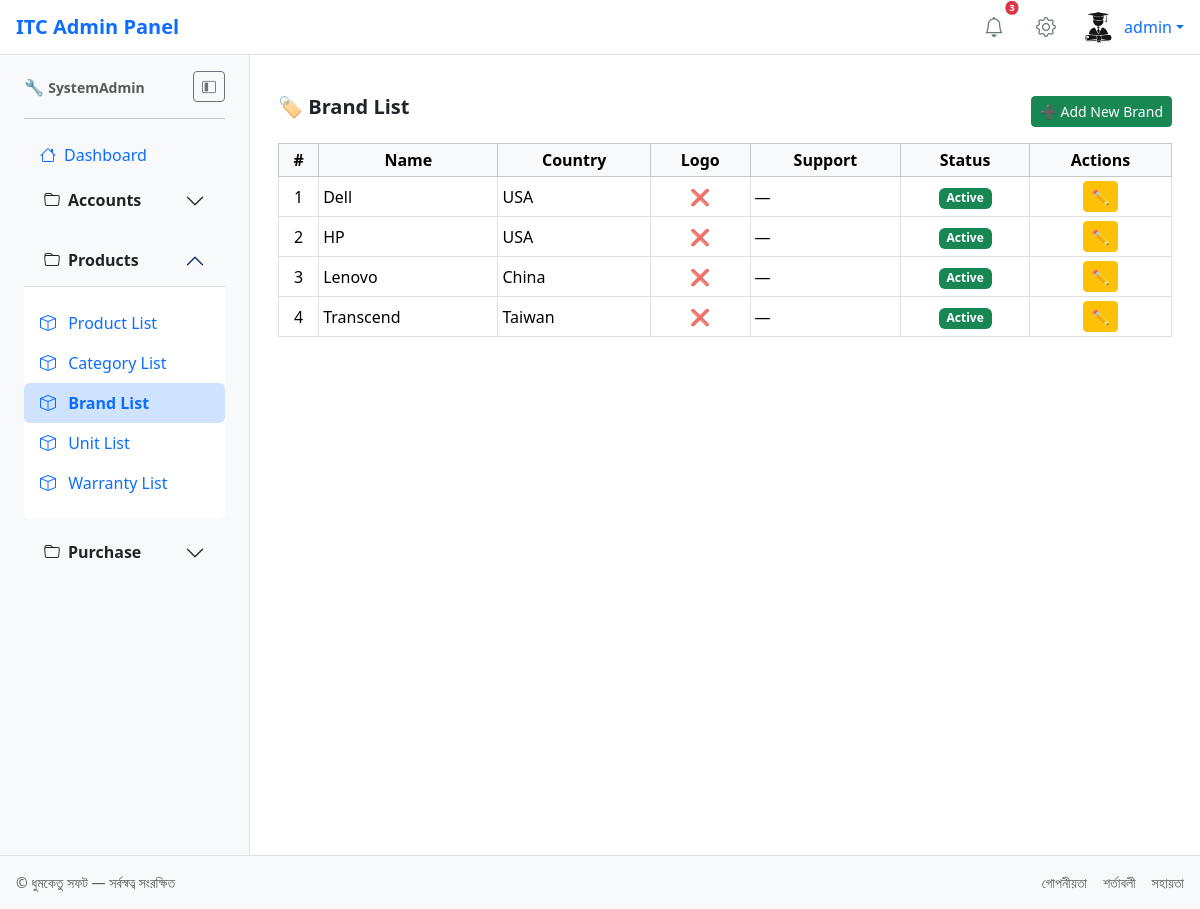
/products/brand/ (signed in), run on the app's committed database.
### accounts/models.py (models this page shows, shortened)
class CustomUser(AbstractUser):
    role = models.ForeignKey(Role, on_delete=models.SET_NULL, null=True, blank=True)
    email = models.EmailField(unique=True)
    username = models.CharField(max_length=150, unique=True)
    is_active = models.BooleanField(default=True)
    is_staff = models.BooleanField(default=False)
    is_superuser = models.BooleanField(default=False)
    last_login = models.DateTimeField(auto_now=True)
    date_joined = models.DateTimeField(auto_now_add=True)
    is_protected = models.BooleanField(default=True)  # 🔐 সুরক্ষিত ইউজার

class Role(models.Model):
    name = models.CharField(max_length=50, unique=True)
    is_protected = models.BooleanField(default=False)  # Optional: prevent deletion
    modules = models.ManyToManyField('Module', through='Permission')

class Module(models.Model):
    name = models.CharField(max_length=100)
    label = models.CharField(max_length=100, blank=True, null=True)  # ✅ Add this line
    url_name = models.CharField(max_length=100, unique=True)
    icon = models.CharField(max_length=50, default='bi-circle')
    parent = models.ForeignKey('self', null=True, blank=True, on_delete=models.SET_NULL, related_name='children')
    group = models.ForeignKey(ModuleGroup, on_delete=models.SET_NULL, null=True, related_name='modules')
    actions = models.ManyToManyField('ActionType', related_name='modules')
    order = models.PositiveIntegerField(default=0)
    is_visible = models.BooleanField(default=True)
    is_header = models.BooleanField(default=False)  # Header visibility ✅

class ModuleGroup(models.Model):
    name = models.CharField(max_length=100, unique=True)
    icon = models.CharField(max_length=50, default='bi-folder')
    order = models.PositiveIntegerField(default=0)

### products/models.py (models this page shows, shortened)
class Brand(models.Model):
    name = models.CharField(max_length=100, unique=True)
    code = models.CharField(max_length=10, unique=True, blank=True)  # ✅ Added
    country = models.CharField(max_length=50, blank=True)
    logo = models.ImageField(upload_to='brands/', blank=True)
    support_contact = models.TextField(blank=True)
    is_active = models.BooleanField(default=True)
    created_at = models.DateTimeField(auto_now_add=True)
    updated_at = models.DateTimeField(auto_now=True)
    created_by = models.ForeignKey('accounts.CustomUser', on_delete=models.SET_NULL, null=True)
    updated_by = models.ForeignKey('accounts.CustomUser', on_delete=models.SET_NULL, null=True, related_name='+')

### products/views.py (the view)
# urls.py: path('brand/', brand_list, name='brand_list'),
@login_required
def brand_list(request):
    current_url = request.resolver_match.view_name if request.resolver_match else None
    if not has_permission(request, current_url, 'access'):
        return JsonResponse({'success': False, 'error': 'অনুমতি নেই'})
    brands = Brand.objects.all().order_by('name')
    return render(request, 'products/brand_list.html', {
        'page_title': 'Brand List',
        'brands': brands,
        'can_add': has_permission(request, 'products:brand_list', 'create'),
        'can_edit': has_permission(request, 'products:brand_list', 'edit'),
        'can_delete': has_permission(request, 'products:brand_list', 'delete'),
    })

### accounts/context_processors.py (called while the page is built)
def header_modules(request):
    if not request.user.is_authenticated:
        return {}
    role = getattr(request.user, 'role', None)
    if not role:
        return {}
    access_perms = Permission.objects.filter(role=role, is_allowed=True, action__key='access')
    header_modules = Module.objects.filter(id__in=access_perms.values('module_id'), is_header=True)
    return {'header_modules': header_modules}

def has_permission(request, module_url_name, action_key):
    user = request.user
    role = getattr(user, 'role', None)
    if not role:
        return False
    try:
        module = Module.objects.get(url_name=module_url_name)
        action = ActionType.objects.get(key=action_key)
        perm = Permission.objects.get(role=role, module=module, action=action)
        return perm.is_allowed
    except:
        return False

### products/templates/products/brand_list.html (shortened to what this page needs)
{% extends 'accounts/base.html' %}
{% load custom_tags %}
{% load static %}
{% block content %}
<div class="container-fluid py-3">
  <div class="d-flex justify-content-between align-items-center mb-3">
    <h5 class="fw-bold">🏷️ Brand List</h5>
    {% if can_add %}
      <button class="btn btn-success btn-sm" data-bs-toggle="modal" data-bs-target="#brandModal" onclick="clearBrandForm()">➕ Add New Brand</button>
    {% endif %}
  </div>
  <div class="table-responsive">
    <table class="table table-bordered table-hover table-sm align-middle">
      <thead class="table-light">
        <tr class="text-center">
          <th>#</th>
          <th>Name</th>
          <th>Country</th>
          <th>Logo</th>
          <th>Support</th>
          <th>Status</th>
          <th>Actions</th>
        </tr>
      </thead>
      <tbody id="brandTableBody">
        {% for brand in brands %}
          <tr id="brandRow{{ brand.id }}">
            <td class="text-center">{{ forloop.counter }}</td>
            <td>{{ brand.name }}</td>
            <td>{{ brand.country }}</td>
            <td class="text-center">
              {% if brand.logo %}
                <img src="{{ brand.logo.url }}" class="img-thumbnail" style="max-height: 40px;">
              {% else %}
                <span class="text-muted">❌</span>
              {% endif %}
            </td>
            <td>{{ brand.support_contact|default:"—" }}</td>
            <td class="text-center">
              <span class="badge {% if brand.is_active %}bg-success{% else %}bg-secondary{% endif %}">
                {% if brand.is_active %}Active{% else %}Inactive{% endif %}
              </span>
            </td>
            <td class="text-center">
              {% if can_edit %}
                <button class="btn btn-warning btn-sm edit-brand-btn" data-id="{{ brand.id }}">✏️</button>
              {% endif %}
            </td>
          </tr>
        {% empty %}
          <tr><td colspan="7" class="text-center text-muted">❌ No brands found</td></tr>
        {% endfor %}
      </tbody>
    </table>
  </div>
</div>
<div id="toastContainer" class="position-fixed bottom-0 end-0 p-3" style="z-index: 1055"></div>
{% endblock %}

### accounts/templates/accounts/partials/header.html (shortened to what this page needs)
{% load static %}
<header class="navbar navbar-light bg-white border-bottom px-3 d-flex justify-content-between align-items-center">
  <span class="fw-bold text-primary fs-5">ITC Admin Panel</span>
  <div class="d-flex align-items-center gap-3">
    <button class="btn btn-sm btn-light position-relative">
      <i class="bi bi-bell fs-5 text-secondary"></i>
      <span class="position-absolute top-0 start-100 translate-middle badge rounded-pill bg-danger">
        3
      </span>
    </button>
    <button class="btn btn-sm btn-light">
      <i class="bi bi-gear fs-5 text-secondary"></i>
    </button>
    <div class="dropdown">
      <a class="d-flex align-items-center text-decoration-none dropdown-toggle" href="#" role="button" data-bs-toggle="dropdown">
        {% if user_profile_image %}
          <img src="{{ user_profile_image }}" class="rounded-circle me-2" style="width:36px; height:36px;">
        {% else %}
          <img src="{% static 'profile_images/default_profile.png' %}" class="rounded-circle me-2" style="width:36px; height:36px;">
        {% endif %}
        <span>{{ request.user.username }}</span>
      </a>
    </div>
  </div>
</header>

### accounts/templates/accounts/partials/sidebar.html (shortened to what this page needs)
<aside id="sidebar" class="sidebar bg-light border-end px-2">
  <div class="p-3">
    <div class="d-flex justify-content-between align-items-center mb-3">
      <span class="fs-6 fw-bold text-primary sidebar-title">
        🔧 <small class="text-muted">{{ user_role }}</small>
      </span>
      <button id="sidebarToggle" class="btn btn-sm btn-outline-secondary">
        <i class="bi bi-layout-sidebar-inset"></i>
      </button>
    </div>
    <hr class="w-100">
    <ul class="nav flex-column">
      {% for group in sidebar_groups %}
        {% if group.modules|length > 1 %}
          <div class="accordion mb-2" id="accordion{{ forloop.counter }}">
            <div class="accordion-item border-0">
              <h2 class="accordion-header">
                <button class="accordion-button {% if group.active %} {% else %}collapsed{% endif %} fw-bold bg-light text-dark d-flex align-items-center"
                        type="button" data-bs-toggle="collapse" data-bs-target="#collapse{{ forloop.counter }}">
                  <i class="{{ group.icon }} me-2"></i>
                  <span class="sidebar-text">{{ group.name }}</span>
                </button>
              </h2>
              <div id="collapse{{ forloop.counter }}" class="accordion-collapse collapse {% if group.active %}show{% endif %}">
                <div class="accordion-body px-0">
                  <ul class="nav flex-column">
                    {% for module in group.modules %}
                      <li class="nav-item w-100">
                        <a href="{{ module.url }}" class="nav-link
                            {% if module.is_active %}
                              active fw-bold bg-primary-subtle text-primary
                            {% endif %}">
                          <i class="{{ module.icon }} me-2"></i>
                          <span class="sidebar-text">{{ module.name }}</span>
                        </a>
                      </li>
                    {% endfor %}
                  </ul>
                </div>
              </div>
            </div>
          </div>
        {% else %}
          {% for module in group.modules %}
            <li class="nav-item w-100">
              <a href="{{ module.url }}" class="nav-link d-flex align-items-center
                  " data-bs-toggle="tooltip" title="{{ module.name }}">
                <i class="{{ module.icon }} me-2"></i>
                <span class="sidebar-text">{{ module.name }}</span>
              </a>
            </li>
          {% endfor %}
        {% endif %}
      {% endfor %}
    </ul>
  </div>
</aside>

### accounts/templates/accounts/base.html (style rules this page uses)
html, body { height: 100%; margin: 0; }
@media (min-width: 768px) { body { font-size: 1rem; } }
header .btn-light { background-color: transparent; border: none; }
header .badge { font-size: 0.6rem; padding: 0.25em 0.4em; }
.sidebar { width: 250px; transition: width 0.3s ease; min-height: 100vh; background-color: #f8f9fa; position: sticky; top: 0; z-index: 1000; }
.sidebar .nav-link.active { background-color: var(--bs-primary-subtle); color: var(--bs-primary); font-weight: bold; border-radius: 0.375rem; }
li.nav-item.w-100 { list-style-type: none; }

### data on the page
CustomUser: user.username "admin"
Role: name "SystemAdmin"
Module: name "Dashboard"
ModuleGroup: name "Accounts"
ModuleGroup: name "Products"
Module: name "Product List"
Module: name "Category List"
Module: name "Brand List"
Module: name "Unit List"
Module: name "Warranty List"
ModuleGroup: name "Purchase"
Brand: name "Dell", country "USA", support_contact "—", is_active "Active"
Brand: name "HP", country "USA", support_contact "—", is_active "Active"
Brand: name "Lenovo", country "China", support_contact "—", is_active "Active"
Brand: name "Transcend", country "Taiwan", support_contact "—", is_active "Active"
